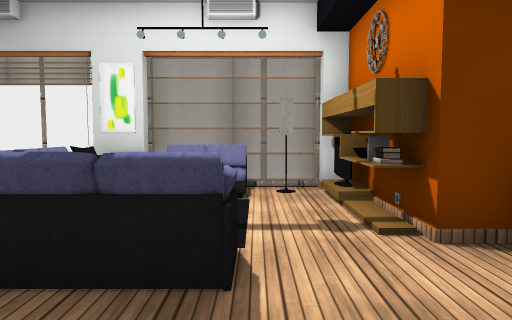
View 1 (above)

12 first-person views from a walk through a scene from a Unity 3-D project. The camera is 1.2 m above the floor, tilts 4° down and sees 70° across. The floor is counted in squares, 1 m on a side. Each view is taken from the middle of a square. On the plan, view 1 faces up. The plan holds only what a view shows up to about 15 squares ahead; the rest is blank. Some animated figures are left out. Door leaves are left out, so doorways stand open. Some surface patterns are stand-ins.

View 2
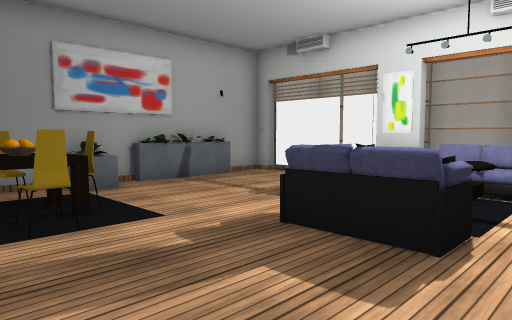

View 3
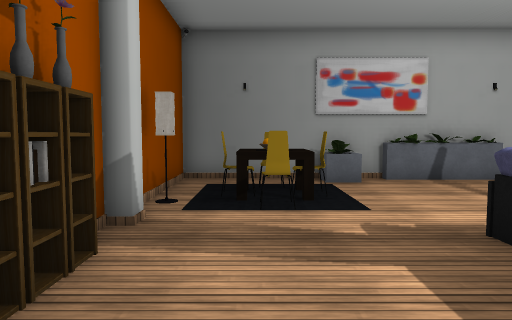

View 4
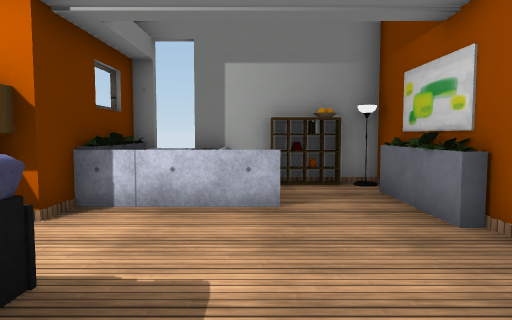

View 5
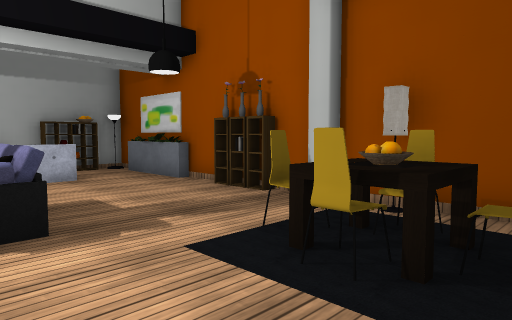

View 6
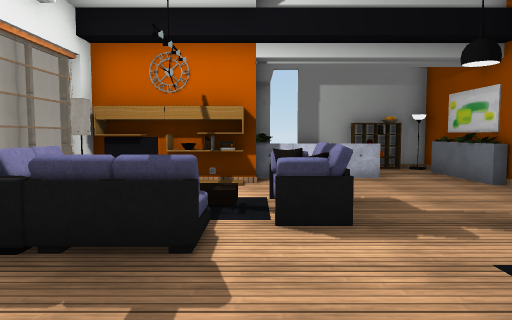

View 7
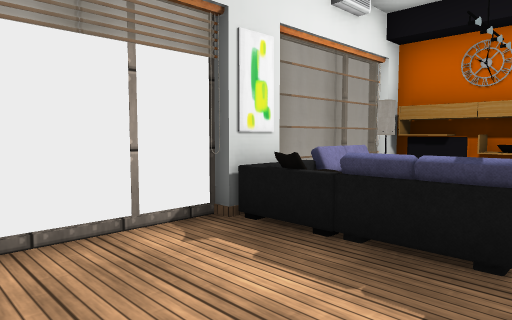

View 8
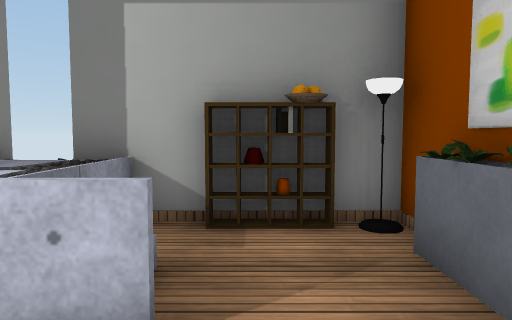

View 9
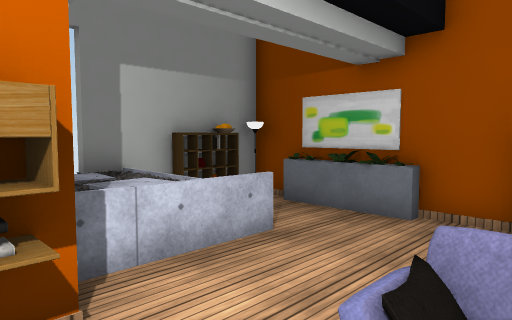

View 10
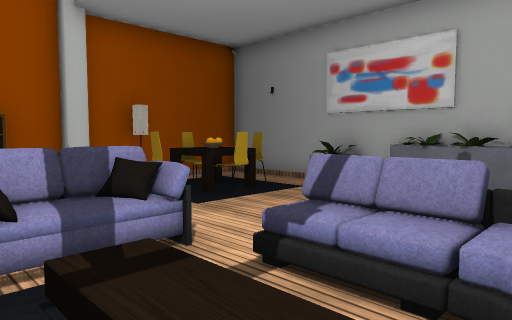

View 11
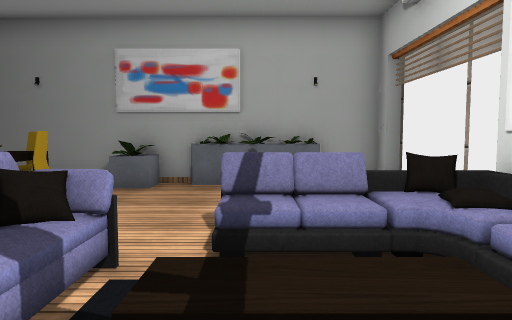

View 12
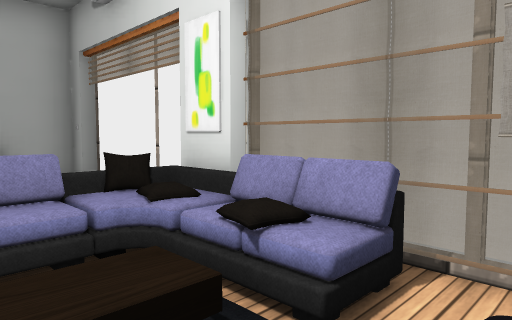

### Floor plan
Key: @ floor where view 1 was taken; # wall or solid block; . main floor; : floor 0.25 m higher than the main floor; + floor 0.75 m higher than the main floor; / step, stairs or slope; D open door; = window, fence, low wall or low ledge; v drop or lower ground; S sofa; C carpet; A cabinet; T TV; P pillow; L planter; H chair; I pillar; R rock; O other object.
Columns run from 8 left of view 1 to 6 right of it. Each row starts with its distance up from view 1.
  9      #####
  8 ######v#S##
  7 #....OCP/.A
  6 =....S. .TO
  5 =....O.:..#
  4 L.....S.P.#L###
  3 #L....SSS..=#+D
  2 =L.........=OR#
  1 #CHH.......=O.#
  0 #HHHH...@.....A
 -1 #CCH...AA.....O
 -2 #####I#AO#=L=##

Where each view was taken, in squares from view 1:
view 1: 0 up, 0 right, facing up
view 2: 1 down, 1 right, facing up-left
view 3: 0 up, 2 right, facing left
view 4: 1 up, 3 left, facing right
view 5: 4 up, 7 left, facing down-right
view 6: 4 up, 7 left, facing right
view 7: 4 up, 7 left, facing up-right
view 8: 0 up, 1 right, facing right
view 9: 5 up, 1 left, facing down-right
view 10: 7 up, 0 right, facing down-left
view 11: 5 up, 1 right, facing left
view 12: 5 up, 1 right, facing up-left
